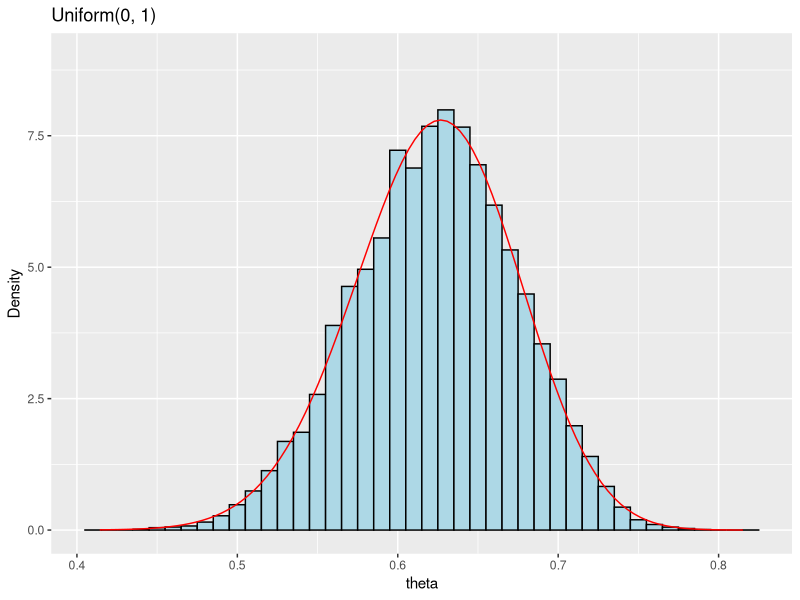
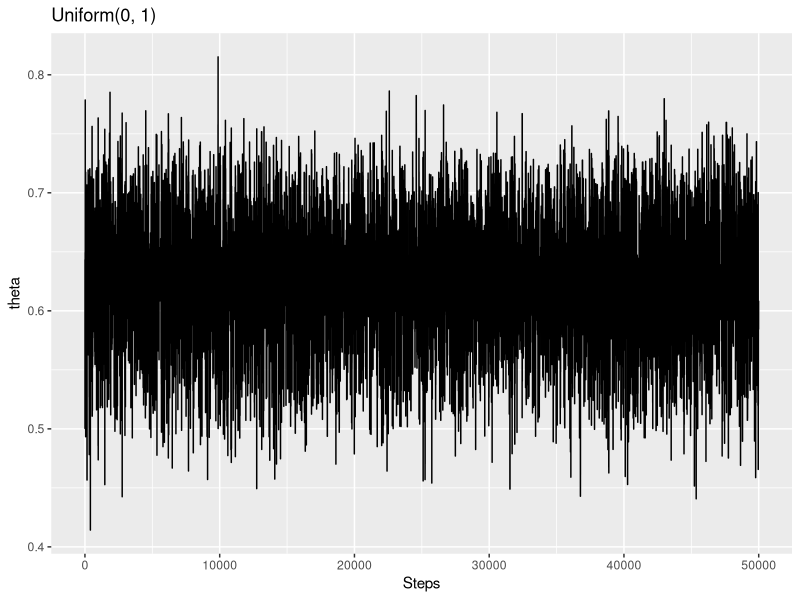
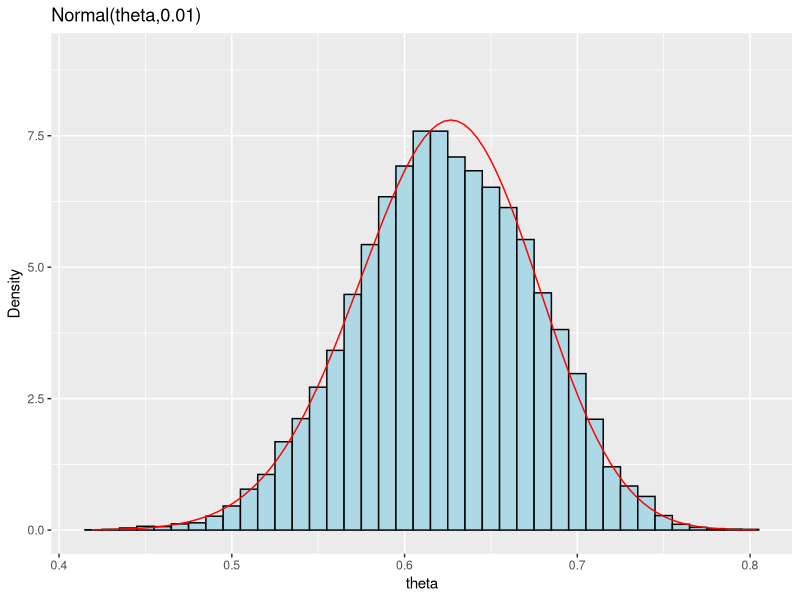
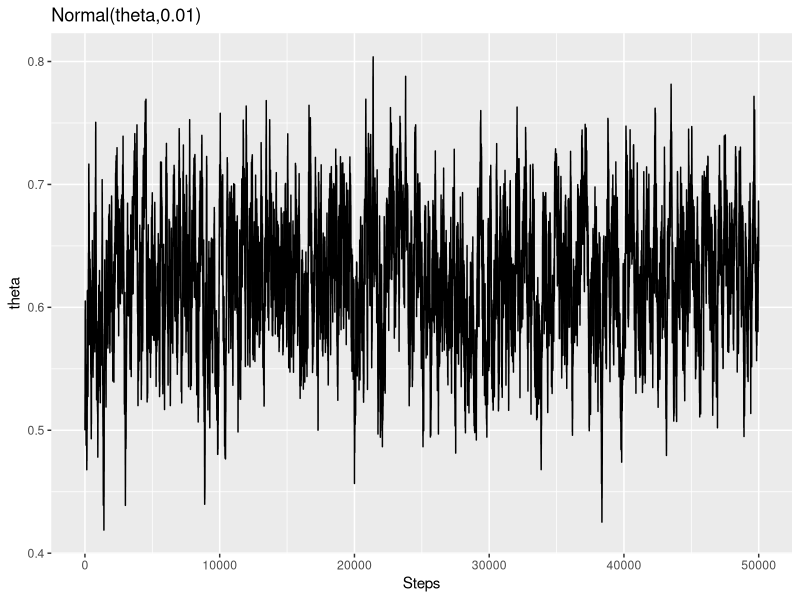
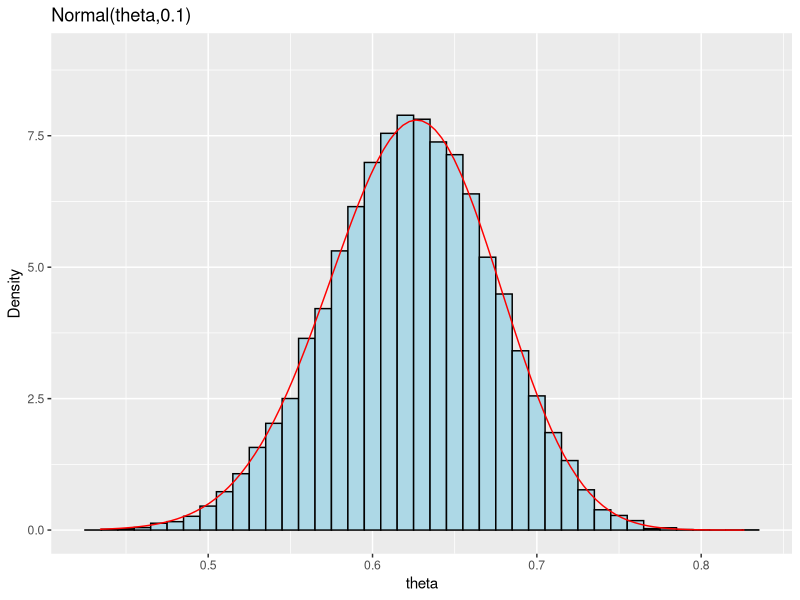
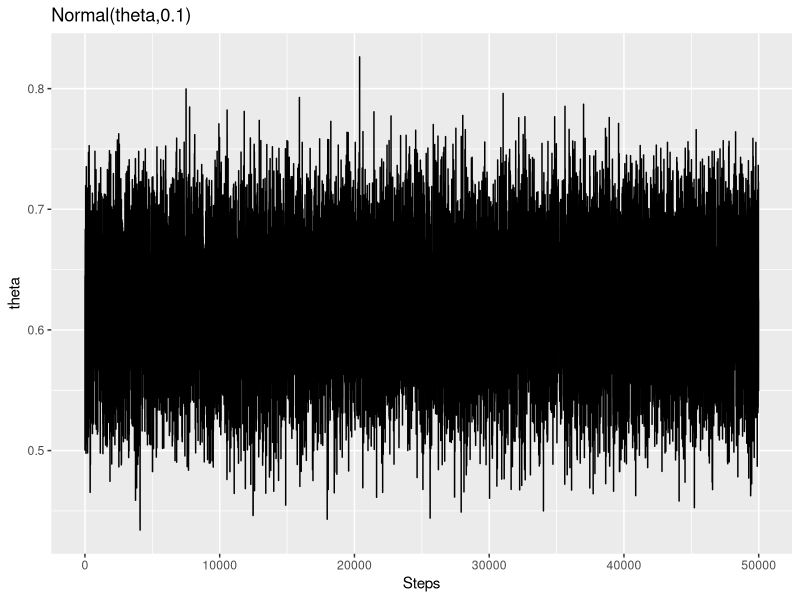
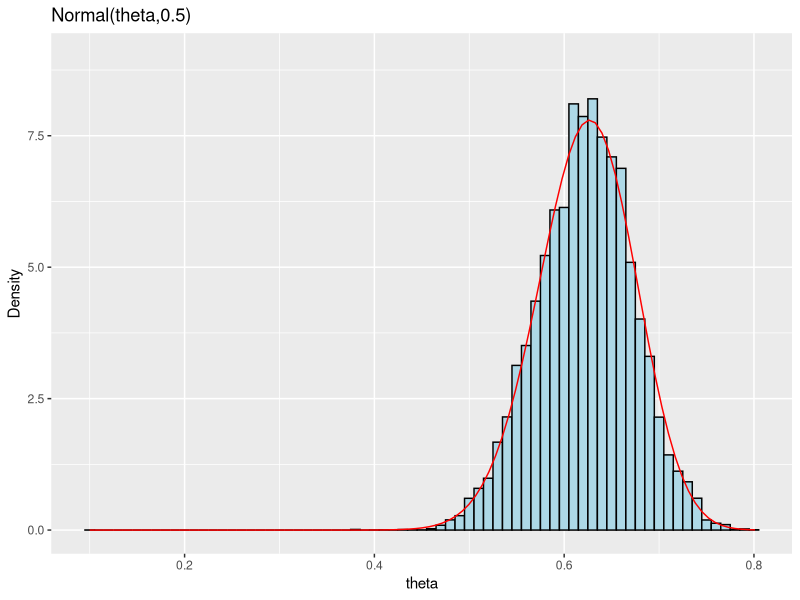
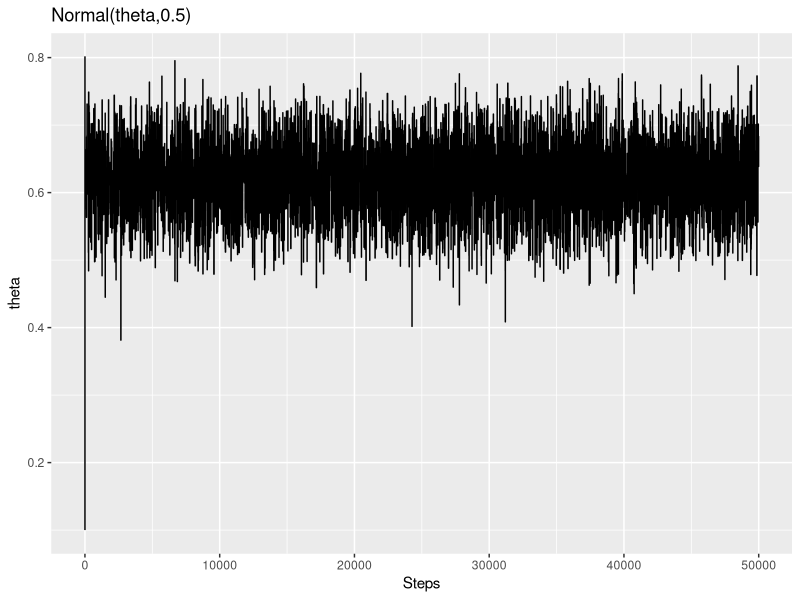

Write R code to recreate these figures, in order.
## ---- chunk 1
library(ggplot2)
knitr::opts_chunk$set(echo = FALSE)
## ---- chunk 2

## ---- chunk 3
k = 1
means1 <- c()
vars1 <- c()
set.seed(457)
N = 50000 
theta = vector(length = N) 
theta[1] = 0.5  
u = runif(N) 
for (i in 2:N) { 
  y = runif(1,0,1)
  p_accept = dmultinom(x=c(125,18,20,34),prob=c((2+y)/4,(1-y)/4,(1-y)/4,y/4))/
    dmultinom(x=c(125,18,20,34),prob=c((2+theta[i-1])/4,(1-theta[i-1])/4,(1-theta[i-1])/4,theta[i-1]/4))
  if (u[i] <= p_accept) { 
    theta[i] = y 
  } else { 
    theta[i] = theta[i-1] 
  } 
} 

df <- data.frame(theta)

f.like0<-function(x){(2+x)^125*(1-x)^38*x^34} 
c <- integrate(f.like0, 0, 1)$value

ggplot(df, aes(x = theta)) +
  geom_histogram(aes(y = after_stat(density)), binwidth = 0.01, color = "black", fill = "lightblue") +
  ylim(0, 9) +
  labs(x = "theta", y = "Density",title = "Uniform(0, 1)") +
  stat_function(fun = function(x) {
  1 / c * (2 + x)^125 * (1 - x)^38 * x^34
  }, color = "red")

ggplot(df, aes(x = 1:N, y = theta)) +
  geom_line(color = "black") +
  labs(x = "Steps", y = "theta",title = "Uniform(0, 1)")

means1[k] <- mean(theta)
vars1[k] <- var(theta)
means1
k = k + 1
## ---- chunk 4
set.seed(457)
theta = vector(length = N) 
theta[1] = 0.5
u = runif(N) 
for (i in 2:N) {
  y = rnorm(1, theta[i-1], 0.01)
  if (0 <= y && y <= 1) {
    p_accept = dmultinom(x=c(125, 18, 20, 34), 
                         prob=c((2+y)/4, (1-y)/4, (1-y)/4, y/4)) / 
               dmultinom(x=c(125, 18, 20, 34), 
                         prob=c((2+theta[i-1])/4, (1-theta[i-1])/4, 
                               (1-theta[i-1])/4, theta[i-1]/4))
    if (u[i] < p_accept) {
      theta[i] = y
    } else {
      theta[i] = theta[i-1]
    }
  } else {
    p_accept = 1
    theta[i] = theta[i-1]
  }
}


df <- data.frame(theta)

f.like0<-function(x){(2+x)^125*(1-x)^38*x^34} 
c <- integrate(f.like0, 0, 1)$value

ggplot(df, aes(x = theta)) +
  geom_histogram(aes(y = after_stat(density)), binwidth = 0.01, color = "black", fill = "lightblue") +
  ylim(0, 9) +
  labs(x = "theta", y = "Density",title = "Normal(theta,0.01)") +
  stat_function(fun = function(x) {
  1 / c * (2 + x)^125 * (1 - x)^38 * x^34
  }, color = "red")


ggplot(df, aes(x = 1:N, y = theta)) +
  geom_line(color = "black") +
  labs(x = "Steps", y = "theta",title = "Normal(theta,0.01)")
means1[k] <- mean(theta)
vars1[k] <- var(theta)
k = k + 1
## ---- chunk 5
set.seed(457)
theta[1] <- 0.5
u <- runif(N)

for (i in 2:N) {
  y <- rnorm(1, theta[i-1], 0.1)
  
  if (1 >= y && y >= 0) {
    p_accept <- dmultinom(x=c(125,18,20,34), prob=c((2+y)/4, (1-y)/4, (1-y)/4, y/4)) /
                dmultinom(x=c(125,18,20,34), prob=c((2+theta[i-1])/4, (1-theta[i-1])/4, (1-theta[i-1])/4, theta[i-1]/4))
    
    if (u[i] < p_accept) {
      theta[i] <- y
    } else {
      theta[i] <- theta[i-1]
    }
  } else {
    p_accept <- 1
    theta[i] <- theta[i-1]
  }
}

df <- data.frame(theta)

f.like0<-function(x){(2+x)^125*(1-x)^38*x^34} 
c <- integrate(f.like0, 0, 1)$value

ggplot(df, aes(x = theta)) +
  geom_histogram(aes(y = after_stat(density)), binwidth = 0.01, color = "black", fill = "lightblue") +
  ylim(0, 9) +
  labs(x = "theta", y = "Density",title = "Normal(theta,0.1)") +
  stat_function(fun = function(x) {
  1 / c * (2 + x)^125 * (1 - x)^38 * x^34
  }, color = "red")
ggplot(df, aes(x = 1:N, y = theta)) +
  geom_line(color = "black") +
  labs(x = "Steps", y = "theta",title = "Normal(theta,0.1)")

means1[k] <- mean(theta)
vars1[k] <- var(theta)
k = k + 1
## ---- chunk 6
set.seed(457)
theta <- numeric(N)
theta[1] <- 0.1
u <- runif(N)

for (i in 2:N) {
  y = rnorm(1,theta[i-1],0.5)
  
  if (1 >= y && y >= 0) {
    p_accept <- dmultinom(x=c(125,18,20,34), prob=c((2+y)/4, (1-y)/4, (1-y)/4, y/4)) /
                dmultinom(x=c(125,18,20,34), prob=c((2+theta[i-1])/4, (1-theta[i-1])/4, (1-theta[i-1])/4, theta[i-1]/4))
    
    if (u[i] < p_accept) {
      theta[i] <- y
    } else {
      theta[i] <- theta[i-1]
    }
  } else {
    p_accept <- 1
    theta[i] <- theta[i-1]
  }
}

df <- data.frame(theta)

f.like0<-function(x){(2+x)^125*(1-x)^38*x^34} 
c <- integrate(f.like0, 0, 1)$value

ggplot(df, aes(x = theta)) +
  geom_histogram(aes(y = after_stat(density)), binwidth = 0.01, color = "black", fill = "lightblue") +
  ylim(0, 9) +
  labs(x = "theta", y = "Density",title = "Normal(theta,0.5)") +
  stat_function(fun = function(x) {
  1 / c * (2 + x)^125 * (1 - x)^38 * x^34
  }, color = "red")
ggplot(df, aes(x = 1:N, y = theta)) +
  geom_line(color = "black") +
  labs(x = "Steps", y = "theta",title = "Normal(theta,0.5)")

means1[k] <- mean(theta)
vars1[k] <- var(theta)
k = k + 1
## ---- chunk 7
set.seed(457)
theta[1] <- 0.1
u <- runif(N)

for (i in 2:N) {
  y = rnorm(1,0.4,0.1)
  
  if (1 >= y && y >= 0) {
    p_accept <- dmultinom(x=c(125,18,20,34), prob=c((2+y)/4, (1-y)/4, (1-y)/4, y/4)) /
                dmultinom(x=c(125,18,20,34), prob=c((2+theta[i-1])/4, (1-theta[i-1])/4, (1-theta[i-1])/4, theta[i-1]/4))
    
    if (u[i] < p_accept) {
      theta[i] <- y
    } else {
      theta[i] <- theta[i-1]
    }
  } else {
    p_accept <- 1
    theta[i] <- theta[i-1]
  }
}

df <- data.frame(theta)
f.like0<-function(x){(2+x)^125*(1-x)^38*x^34} 
c <- integrate(f.like0, 0, 1)$value

ggplot(df, aes(x = theta)) +
  geom_histogram(aes(y = after_stat(density)), binwidth = 0.01, color = "black", fill = "lightblue") +
  ylim(0, 9) +
  labs(x = "theta", y = "Density",title = "Normal(0.4,0.1)") +
  stat_function(fun = function(x) {
  1 / c * (2 + x)^125 * (1 - x)^38 * x^34
  }, color = "red")

ggplot(df, aes(x = 1:N, y = theta)) +
  geom_line(color = "black") +
  labs(x = "Steps", y = "theta",title = "Normal(0.4,0.1)")

means1[k] <- mean(theta)
vars1[k] <- var(theta)
k = k + 1
## ---- chunk 8
set.seed(457)
k = 1
means2 <- c()
vars2 <- c()
N = 50000 
theta = vector(length = N) 
theta[1] = 0.5 
# uniform variable: u 
u = runif(N) 
for (i in 2:N) { 
  y = runif(1,0,1)
  p_accept = dmultinom(x=c(14,0,1,5),prob=c((2+y)/4,(1-y)/4,(1-y)/4,y/4))/
    dmultinom(x=c(14,0,1,5),prob=c((2+theta[i-1])/4,(1-theta[i-1])/4,(1-theta[i-1])/4,theta[i-1]/4))
  if (u[i] <= p_accept) { 
    theta[i] = y 
  } else { 
    theta[i] = theta[i-1] 
  } 
} 

df <- data.frame(theta)

f.like0<-function(x){(2+x)^14*(1-x)^1*x^5} 
c <- integrate(f.like0, 0, 1)$value


ggplot(df, aes(x = theta)) +
  geom_histogram(aes(y = after_stat(density)), binwidth = 0.01, color = "black", fill = "lightblue") +
  ylim(0, 9) +
  labs(x = "theta", y = "Density",title = "Uniform(0, 1)")+
  stat_function(fun = function(x){1/c*(2+x)^14*(1-x)^1*x^5}, color = "red")
  
ggplot(df, aes(x = 1:N, y = theta)) +
  geom_line(color = "black") +
  labs(x = "Steps", y = "theta",title = "Uniform(0, 1)")

means2[k] <- mean(theta)
vars2[k] <- var(theta)
k = k + 1
## ---- chunk 9
set.seed(457)
theta = vector(length = N) 
theta[1] = 0.5
u = runif(N) 
for (i in 2:N) {
  y = rnorm(1, theta[i-1], 0.01)
  if (0 <= y && y <= 1) {
    p_accept = dmultinom(x=c(14,0,1,5), 
                         prob=c((2+y)/4, (1-y)/4, (1-y)/4, y/4)) / 
               dmultinom(x=c(14,0,1,5), 
                         prob=c((2+theta[i-1])/4, (1-theta[i-1])/4, 
                               (1-theta[i-1])/4, theta[i-1]/4))
    if (u[i] < p_accept) {
      theta[i] = y
    } else {
      theta[i] = theta[i-1]
    }
  } else {
    p_accept = 1
    theta[i] = theta[i-1]
  }
}


df <- data.frame(theta)

f.like0<-function(x){(2+x)^14*(1-x)^1*x^5} 
c <- integrate(f.like0, 0, 1)$value


ggplot(df, aes(x = theta)) +
  geom_histogram(aes(y = after_stat(density)), binwidth = 0.01, color = "black", fill = "lightblue") +
  ylim(0, 9) +
  labs(x = "theta", y = "Density",title = "Normal(theta,0.01)") +
 stat_function(fun = function(x){1/c*(2+x)^14*(1-x)^1*x^5}, color = "red")


ggplot(df, aes(x = 1:N, y = theta)) +
  geom_line(color = "black") +
  labs(x = "Steps", y = "theta",title = "Normal(theta,0.01)")

means2[k] <- mean(theta)
vars2[k] <- var(theta)
k = k + 1
## ---- chunk 10

theta[1] <- 0.5
u <- runif(N)

for (i in 2:N) {
  y <- rnorm(1, theta[i-1], 0.1)
  
  if (1 >= y && y >= 0) {
    p_accept <- dmultinom(x=c(14,0,1,5), prob=c((2+y)/4, (1-y)/4, (1-y)/4, y/4)) /
                dmultinom(x=c(14,0,1,5), prob=c((2+theta[i-1])/4, (1-theta[i-1])/4, (1-theta[i-1])/4, theta[i-1]/4))
    
    if (u[i] < p_accept) {
      theta[i] <- y
    } else {
      theta[i] <- theta[i-1]
    }
  } else {
    p_accept <- 1
    theta[i] <- theta[i-1]
  }
}

df <- data.frame(theta)

f.like0<-function(x){(2+x)^14*(1-x)^1*x^5} 
c <- integrate(f.like0, 0, 1)$value
f.like.norm<-function(x){1/c*(2+x)^14*(1-x)^1*x^5}

ggplot(df, aes(x = theta)) +
  geom_histogram(aes(y = after_stat(density)), binwidth = 0.01, color = "black", fill = "lightblue") +
  ylim(0, 9) +
  labs(x = "theta", y = "Density",title = "Normal(theta,0.1)") +
  stat_function(fun = function(x){1/c*(2+x)^14*(1-x)^1*x^5}, color = "red")

ggplot(df, aes(x = 1:N, y = theta)) +
  geom_line(color = "black") +
  labs(x = "Steps", y = "theta",title = "Normal(theta,0.1)")

means2[k] <- mean(theta)
vars2[k] <- var(theta)
k = k + 1
## ---- chunk 11
theta <- numeric(N)
theta[1] <- 0.1
u <- runif(N)

for (i in 2:N) {
  y = rnorm(1,theta[i-1],0.5)
  
  if (1 >= y && y >= 0) {
    p_accept <- dmultinom(x=c(14,0,1,5), prob=c((2+y)/4, (1-y)/4, (1-y)/4, y/4)) /
                dmultinom(x=c(14,0,1,5), prob=c((2+theta[i-1])/4, (1-theta[i-1])/4, (1-theta[i-1])/4, theta[i-1]/4))
    
    if (u[i] < p_accept) {
      theta[i] <- y
    } else {
      theta[i] <- theta[i-1]
    }
  } else {
    p_accept <- 1
    theta[i] <- theta[i-1]
  }
}

df <- data.frame(theta)
f.like0<-function(x){(2+x)^14*(1-x)^1*x^5} 
c <- integrate(f.like0, 0, 1)$value

ggplot(df, aes(x = theta)) +
  geom_histogram(aes(y = after_stat(density)), binwidth = 0.01, color = "black", fill = "lightblue") +
  ylim(0, 9) +
  labs(x = "theta", y = "Density",title = "Normal(theta,0.5)") +
   stat_function(fun = function(x){1/c*(2+x)^14*(1-x)^1*x^5}, color = "red")
ggplot(df, aes(x = 1:N, y = theta)) +
  geom_line(color = "black") +
  labs(x = "Steps", y = "theta",title = "Normal(theta,0.5)")

means2[k] <- mean(theta)
vars2[k] <- var(theta)
k = k + 1
## ---- chunk 12
theta[1] <- 0.1
u <- runif(N)

for (i in 2:N) {
  y = rnorm(1,0.4,0.1)
  
  if (1 >= y && y >= 0) {
    p_accept <- dmultinom(x=c(14,0,1,5), prob=c((2+y)/4, (1-y)/4, (1-y)/4, y/4)) /
                dmultinom(x=c(14,0,1,5), prob=c((2+theta[i-1])/4, (1-theta[i-1])/4, (1-theta[i-1])/4, theta[i-1]/4))
    
    if (u[i] < p_accept) {
      theta[i] <- y
    } else {
      theta[i] <- theta[i-1]
    }
  } else {
    p_accept <- 1
    theta[i] <- theta[i-1]
  }
}

df <- data.frame(theta)
f.like0<-function(x){(2+x)^14*(1-x)^1*x^5} 
c <- integrate(f.like0, 0, 1)$value

ggplot(df, aes(x = theta)) +
  geom_histogram(aes(y = after_stat(density)), binwidth = 0.01, color = "black", fill = "lightblue") +
  ylim(0, 9) + xlim(0,1) +
  labs(x = "theta", y = "Density",title = "Normal(0.4,0.1)") +
  stat_function(fun = function(x){1/c*(2+x)^14*(1-x)^1*x^5}, color = "red")

ggplot(df, aes(x = 1:N, y = theta)) +
  geom_line(color = "black") + 
  labs(x = "Steps", y = "theta",title = "Normal(0.4,0.1)")

means2[k] <- mean(theta)
vars2[k] <- var(theta)
k = k + 1
## ---- chunk 13
print("Following the order of Uniform(0,1), Normal(theta, 0.01), , Normal(theta, 0.1), , Normal(theta, 0.5), , Normal(0.4, 0.1)")
print("The means of the first dataset:")
means1
print("The variances of the first dataset:")
vars1
print("The means of the second dataset:")
means2
print("The variances of the seconnd dataset:")
vars2
## ---- chunk 14
set.seed(457)
data = c(7.298, 3.846, 2.434, 9.566, 7.99, 5.22, 6.556, 0.608, 11.788, -0.892, 0.11, 10.386, 13.434, 5.51, 8.166, 2.212, 4.852, 7.092, 9.288, 4.98, 0.282, 9.014, 4.458, 9.446, 7.198, 1.722, 4.782, 8.106, 0.758, 3.758)
y <- matrix(data, ncol = 6)
yi <- apply(y,2,mean)
s_yij <- sum(apply(y, 2, function(col) sum((col - mean(col))^2)))
mu <- 4
theta <- matrix(NA,ncol=6,nrow=75001)
theta[1,] <- c(6,5,7,5,6,4)
sigma_e <- 1
sigma_t <- 1
for(i in 2:75001) {
  mu[i] <- rnorm(1,
                 10^12 * sum(theta[i-1,]) / (sigma_t[i-1] + 6*10^12),
                 sigma_t[i-1]*10^12 / (sigma_t[i-1] + 6*10^12))

  theta[i,] <- rnorm(6,
                     5*sigma_t[i-1] / (5*sigma_t[i-1] + sigma_e[i-1]) * yi + 
                     sigma_e[i-1] / (5*sigma_t[i-1] + sigma_e[i-1]) * mu[i-1],
                     sqrt(sigma_t[i-1] * sigma_e[i-1] / (5*sigma_t[i-1] + sigma_e[i-1])))
  
  sigma_e[i] <- 1 / rgamma(1, 30 / 2, s_yij / 2)
  sigma_t[i] <- 1 / rgamma(1, 4, 1 + sum((theta[i-1,] - mean(theta[i-1,]))^2) / 2)
}
df <- data.frame(mu)
ggplot(df, aes(x = 1:length(mu), y = mu)) +
  geom_line(color = "black") +
  xlab("j") +
  ylab(expression(mu))

df <- data.frame(sigma_e)
ggplot(df, aes(x = 1:length(sigma_e), y = sigma_e)) +
  geom_line(color = "black") +
  xlab("j") +
  ylab(expression(sigma[epsilon]^2))

df <- data.frame(sigma_t)
ggplot(df, aes(x = 1:length(sigma_t), y = sigma_t)) +
  geom_line(color = "black") +
  xlab("j") +
  ylab(expression(sigma[theta]^2))

df <- data.frame(theta = theta[,1])
ggplot(df, aes(x = 1:length(theta), y = theta)) +
  geom_line(color = "black") +
  xlab("j") +
  ylab(expression(theta[1]))

df <- data.frame(theta = theta[, 2])
ggplot(df, aes(x = 1:length(theta), y = theta)) +
  geom_line(color = "black") +
  xlab("j") +
  ylab(expression(theta[2]))

df <- data.frame(theta = theta[,3], j = 1:length(theta[,3]))
ggplot(df, aes(x = j, y = theta)) +
  geom_line(color = "black") +
  xlab("j") +
  ylab(expression(theta[3]))

df <- data.frame(theta = theta[,4], j = 1:length(theta[,4]))
ggplot(df, aes(x = j, y = theta)) +
  geom_line(color = "black") +
  xlab("j") +
  ylab(expression(theta[4]))

df <- data.frame(theta = theta[,5], j = 1:length(theta[,5]))
ggplot(df, aes(x = j, y = theta)) +
  geom_line(color = "black") +
  xlab("j") +
  ylab(expression(theta[5]))

df <- data.frame(theta = theta[,6], j = 1:length(theta[,6]))
ggplot(df, aes(x = j, y = theta)) +
  geom_line(color = "black") +
  xlab("j") +
  ylab(expression(theta[6]))


## ---- chunk 15
for (i in 2:75001) {
  mu[i] <- rnorm(1,
                  10^12 * sum(theta[i - 1, ]) / (sigma_t[i - 1] + 6 * 10^12),
                  sigma_t[i - 1] * 10^12 / (sigma_t[i - 1] + 6 * 10^12))
  theta[i, ] <- rnorm(6,
                       5 * sigma_t[i - 1] / (5 * sigma_t[i - 1] + sigma_e[i - 1]) * yi +
                       sigma_e[i - 1] / (5 * sigma_t[i - 1] + sigma_e[i - 1]) * mu[i - 1],
                       sigma_t[i - 1] * sigma_e[i - 1] / (5 * sigma_t[i - 1] + sigma_e[i - 1]))
  sigma_e[i] <- 1 / rgamma(1, 30 / 2, s_yij / 2)
  sigma_t[i] <- 1 / rgamma(1, 3, sum((theta[i - 1, ] - mean(theta[i - 1, ]))^2) / 2)
}

df1 <- data.frame(mu = mu)
plot1 <- ggplot(df1, aes(x = 1:length(mu), y = mu)) +
  geom_line(color = "black") +
  xlab("j") +
  ylab(expression(mu))


df2 <- data.frame(sigma_e = sigma_e)
plot2 <- ggplot(df2, aes(x = 1:length(sigma_e), y = sigma_e)) +
  geom_line(color = "black") +
  xlab("j") +
  ylab(expression(sigma[epsilon]^2))

df3 <- data.frame(sigma_t = sigma_t)
plot3 <- ggplot(df3, aes(x = 1:length(sigma_t), y = sigma_t)) +
  geom_line(color = "black") +
  xlab("j") +
  ylab(expression(sigma[theta]^2))


df <- data.frame(theta = theta[,1])

ggplot(df, aes(x = 1:length(theta), y = theta)) +
  geom_line(color = "black") +
  xlab("j") +
  ylab(expression(theta[1]))

df <- data.frame(theta = theta[-1, 2])
ggplot(df, aes(x = 1:length(theta), y = theta)) +
  geom_line(color = "black") +
  xlab("j") +
  ylab(expression(theta[2]))

df <- data.frame(theta = theta[,3], j = 1:length(theta[,3]))
ggplot(df, aes(x = j, y = theta)) +
  geom_line(color = "black") +
  xlab("j") +
  ylab(expression(theta[3]))  
  
df <- data.frame(theta = theta[,4], j = 1:length(theta[,4]))
ggplot(df, aes(x = j, y = theta)) +
  geom_line(color = "black") +
  xlab("j") +
  ylab(expression(theta[4]))  

df <- data.frame(theta = theta[,5], j = 1:length(theta[,5]))
ggplot(df, aes(x = j, y = theta)) +
  geom_line(color = "black") +
  xlab("j") +
  ylab(expression(theta[5]))  

df <- data.frame(theta = theta[,6], j = 1:length(theta[,6]))
ggplot(df, aes(x = j, y = theta)) +
  geom_line(color = "black") +
  xlab("j") +
  ylab(expression(theta[6]))


## ---- chunk 16
set.seed(457)
B <- 3
x <- 2 # initialize value of x 
y <- 2 # initialize value of y 
n <- 10000
for (i in 1:n) {
 ux <- runif(1)
 x[i+1] <- -1/y[i] * log(1 - (1-exp(-y[i]*B))*ux)
 uy <- runif(1)
 y[i+1] <- -1/x[i+1] * log(1 - (1-exp(-x[i+1]*B))*uy)
}

df <- data.frame(x = x)
ggplot(df, aes(x = 1:length(x), y = x)) +
  geom_line(color = "black") +
  xlab("interations") +
  ylab(expression(x))

df <- data.frame(x = y)
ggplot(df, aes(x = 1:length(y), y = y)) +
  geom_line(color = "black") +
  xlab("interations") +
  ylab(expression(y))  

x <- x[-(1:1001)] 
y <- y[-(1:1001)] 
par(mar = c(4, 5, 1, 2))
hist(x, 50, freq = FALSE, ylim = c(0, 1.2), main = '')
fx <- function(x) (1 - exp(-B*x)) / x
C <- integrate(fx, 0, B)[[1]]
x <- sort(x)
lines(x, fx(x)/C, col = 'red', lwd = 2)
## ---- chunk 17
f <- function(x){ (1-exp(-3*x))/x
}
const <- integrate(f,0,3)$value
f <- function(x) (1-exp(-3*x))/(x*const)
hist(x,freq=F)
curve(f,add=T)
## ---- chunk 18
x <- 1
y <- 1
for(i in 2:10001){
  x[i] <- rexp(1,y[i-1])
  y[i] <- rexp(1,x[i-1])
}
x <- x[-c(1:1001)]
y <- y[-c(1:1001)]
plot(x,type="l")
plot(y,type="l")
hist(x,freq=F)
